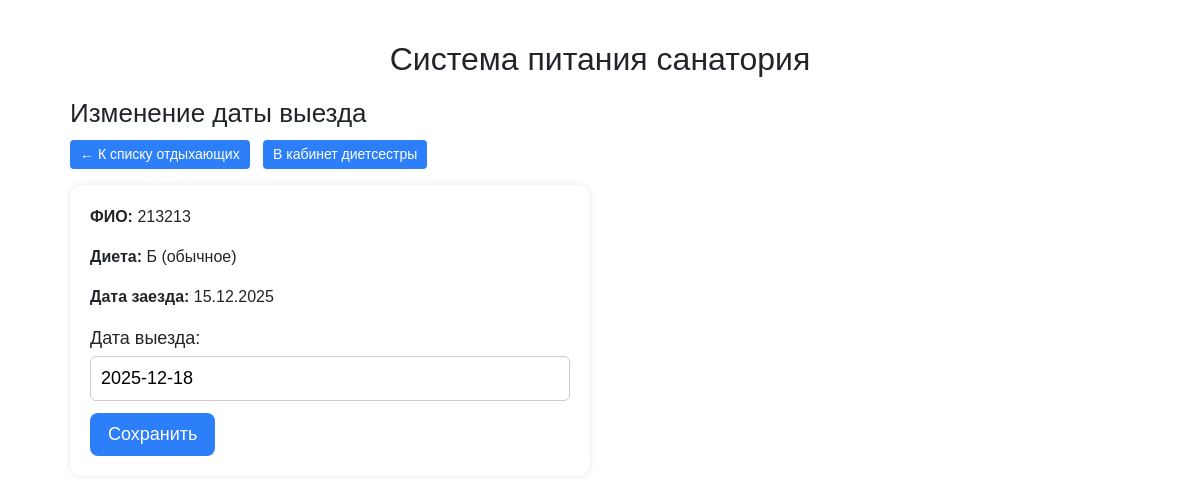
Screenshot of /diet/guests/383/departure/ (signed in) with the database file from the repository.
### dining/models.py (models this page shows, shortened)
class Guest(models.Model):
    full_name = models.CharField(max_length=200, verbose_name="ФИО")
    start_date = models.DateField(verbose_name="Дата заезда")
    end_date = models.DateField(verbose_name="Дата выезда")
    access_code = models.CharField(
        max_length=10,
        unique=True,
        verbose_name="Код доступа",
        help_text="Пароль для входа гостя",
    )
    diet_kind = models.CharField(
        max_length=10,
        choices=DIET_TYPE_CHOICES,
        default="B",
        verbose_name="Вид диеты (П/Б/БД)",
    )
    breakfast_allowed = models.BooleanField(
        default=True, verbose_name="Завтрак", help_text="Разрешить выбор завтрака"
    )
    lunch_allowed = models.BooleanField(
        default=True, verbose_name="Обед", help_text="Разрешить выбор обеда"
    )
    snack_allowed = models.BooleanField(
        default=False, verbose_name="Полдник", help_text="Разрешить выбор полдника"
    )
    dinner_allowed = models.BooleanField(
        default=True, verbose_name="Ужин", help_text="Разрешить выбор ужина"
    )
    departure_lunch = models.BooleanField(
        default=False,
        verbose_name="Обед в день выезда (платный)",
        help_text="Разрешить обед в последний день пребывания"
    )
    departure_dinner = models.BooleanField(
        default=False,
        verbose_name="Ужин в день выезда (платный)",
        help_text="Разрешить ужин в последний день пребывания"
    )
    class Meta:
        verbose_name = "Отдыхающий"
        verbose_name_plural = "Отдыхающие"

### dining/views.py (the view)
# urls.py: path("diet/guests/<int:guest_id>/departure/", views.guest_departure_edit_view, name="guest_departure_edit"),
@login_required
def guest_departure_edit_view(request, guest_id: int):
    guest = get_object_or_404(Guest, id=guest_id)
    next_url = request.GET.get("next") or request.POST.get("next") or ""
    if request.method == "POST":
        form = GuestDepartureForm(request.POST, instance=guest)
        if form.is_valid():
            form.save()
            messages.success(
                request,
                f"Дата выезда для «{guest.full_name}» изменена на {guest.end_date:%d.%m.%Y}."
            )
            if next_url and url_has_allowed_host_and_scheme(
                next_url, allowed_hosts={request.get_host()}
            ):
                return redirect(next_url)
            return redirect("guest_list")
    else:
        form = GuestDepartureForm(instance=guest)
    return render(
        request,
        "dining/guest_departure_edit.html",
        {
            "guest": guest,
            "form": form,
            "next": next_url,
        },
    )

### dining/forms.py (shortened to what this page needs)
class GuestDepartureForm(forms.ModelForm):
    class Meta:
        model = Guest
        fields = ["end_date"]
        labels = {
            "end_date": "Дата выезда",
        }
        widgets = {
            "end_date": forms.DateInput(
                attrs={"class": "js-datepicker"},
                format="%Y-%m-%d",
            ),
        }

### templates/dining/guest_departure_edit.html (shortened to what this page needs)
{% extends "base.html" %}
{% block content %}
<h2>Изменение даты выезда</h2>
<p>
  {% if next %}
    <a href="{{ next }}" class="btn-link">← Назад</a>
  {% else %}
    <a href="{% url 'guest_list' %}" class="btn-link">← К списку отдыхающих</a>
  {% endif %}
  <a href="{% url 'diet_home' %}" class="btn-link">В кабинет диетсестры</a>
</p>
<div class="panel" style="max-width: 520px;">
  <p><strong>ФИО:</strong> {{ guest.full_name }}</p>
  <p><strong>Диета:</strong> {{ guest.get_diet_kind_display }}</p>
  <p><strong>Дата заезда:</strong> {{ guest.start_date|date:"d.m.Y" }}</p>
  <form method="post" class="staff-form">
    <p>
      {{ form.end_date.label_tag }}
      {{ form.end_date }}
    </p>
    <button type="submit" class="btn-primary" style="font-size:18px; padding:8px 18px; min-width:auto;">
      Сохранить
    </button>
  </form>
</div>
{% endblock %}

### templates/base.html (style rules this page uses)
body { font-family: sans-serif; margin: 20px; }
.btn-link { display: inline-block; padding: 6px 12px; background: #2d7ff9; color: #fff; text-decoration: none; border-radius: 4px; font-size: 16px; }
h2 { font-size: 26px; margin: 20px 0 10px 0; }
.panel { background: #ffffff; border-radius: 12px; padding: 20px; box-shadow: 0 0 6px rgba(0,0,0,0.1); margin-bottom: 20px; }
.btn-primary { font-size: 22px; padding: 10px 24px; border-radius: 8px; border: none; background: #2d7ff9; color: #fff; cursor: pointer; }
input[type="text"], input[type="number"], input[type="date"] { font-size: 22px; padding: 8px 10px; border-radius: 6px; border: 1px solid #ccc; width: 100%; box-sizing: border-box; }
.staff-form p { margin-bottom: 12px; }
.staff-form label { display: block; font-size: 18px; margin-bottom: 4px; }
.staff-form input[type="text"], .staff-form input[type="number"], .staff-form input[type="date"], .staff-form select { font-size: 18px; padding: 8px 10px; width: 100%; box-sizing: border-box; border-radius: 6px; border: 1px solid #ccc; }
.btn-link { display: inline-block; padding: 4px 10px; background: #2d7ff9; color: #fff; text-decoration: none; border-radius: 4px; font-size: 14px; }

### rows the page displays
Guest: full_name "213213", diet_kind "Б (обычное)", start_date "15.12.2025", end_date "2025-12-18"
